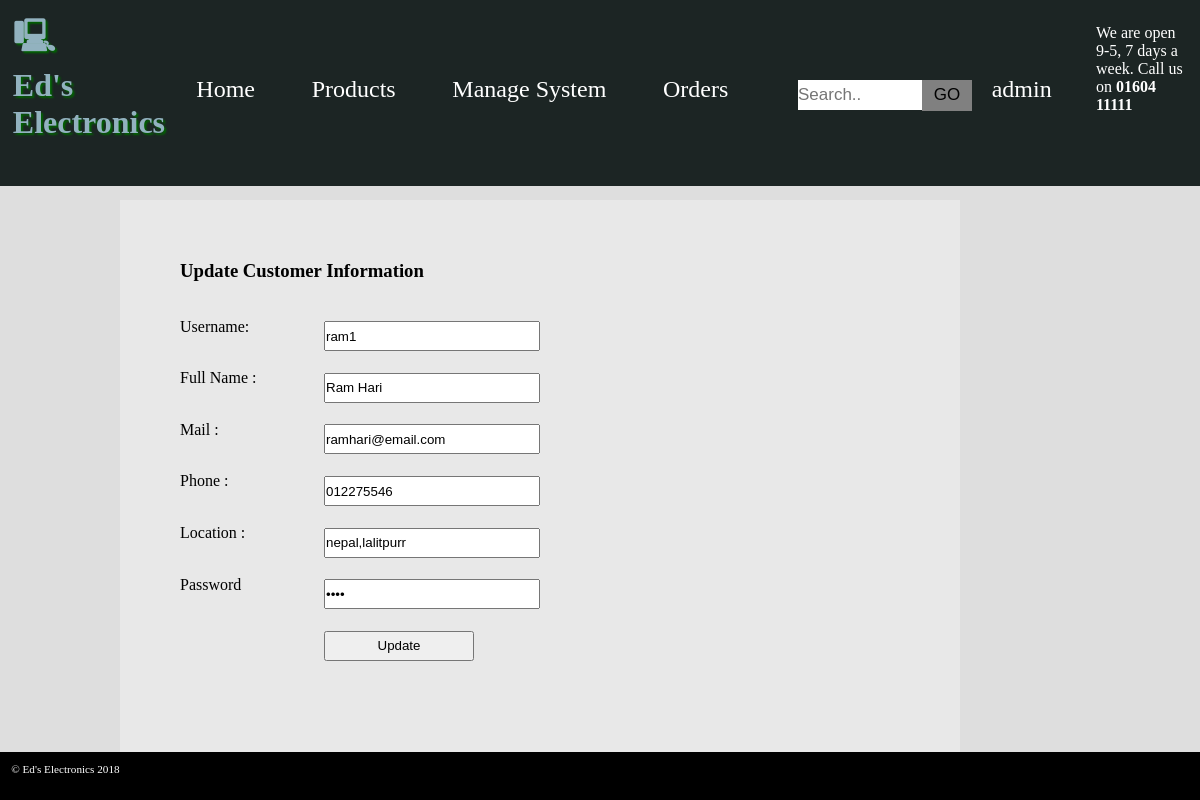
/eCustomers.php?edit=1 (signed in), run on the app's committed database.
### tables this page shows
CREATE TABLE `user_login` (
  `user_id` int(11) NOT NULL,
  `uName` varchar(255) NOT NULL,
  `fName` varchar(255) NOT NULL,
  `mail` varchar(255) NOT NULL,
  `phone` varchar(255) NOT NULL,
  `location` varchar(255) NOT NULL,
  `password` varchar(255) NOT NULL,
  `notice` int(11) DEFAULT NULL
);

### session.php (called while the page is built, shortened)
<?php
	include 'header.php';
?>

### eCustomers.php (the view, shortened to what this page needs)
<?php
include 'session.php';
if(!empty($_GET['edit'])) {
	$u = $p->prepare("SELECT * FROM user_login WHERE user_id = :edit");
	$u->execute($_GET);
	$aa =$u->fetch();
}
include 'footer.php';
?>
<?php if (isset($_SESSION['aId'])) { ?>
<main>
<form action="" method="POST">
<h3>Update Customer Information</h3><br><br>
<label>Username:</label>
<input type="text" name="uName" value ="<?php echo $aa['uName']?>"><br>
<label>Full Name :</label>
<input type="text" name="fName" value ="<?php echo $aa['fName']?>"><br>
<label>Mail :</label>
<input type="text" name="mail" value ="<?php echo $aa['mail']?>"><br>
<label>Phone :</label>
<input type="number" name="phone" value ="<?php echo $aa['phone']?>"><br>
<label>Location :</label>
<input type="text" name="location" value ="<?php echo $aa['location']?>"><br>
<label>Password</label><br>
<input type="password" name="password" value="<?php echo $aa['password']?>"><br><br>
<input type="submit" name="update" value="Update">
</form><br>
</main>
<?php } ?>

### header.php (shortened to what this page needs)
<link rel="stylesheet" href="electronics.css" />
<header>
			<h1>Ed's Electronics</h1>
			<ul>
				<li><a href="index.php">Home</a></li>
				<li><a href="#">Products</a>
				</li>
				<li><?php
				if (isset($_SESSION['aId'])) {
						echo "Manage System";
						}
				?>
				</li>
				<?php
				if (isset($_SESSION['aId'])) {
						echo '<li><a href ="orders.php">Orders</a></li>';
					}
				?>
				<li><?php
						include 'search.php'
						?>
				</li>
				<li><?php
						$p = new PDO('mysql:dbname=assessment;host=localhost','root','');
						if (isset($_SESSION['sId'])) {
							$id = $_SESSION['sId'];
							$u = $p->prepare("SELECT uName FROM user_login WHERE user_id = '$id'");
							$u->execute();
							$s =$u->fetch();
							echo $s['uName'];
						}
						else if (isset($_SESSION['aId'])) {
							$id = $_SESSION['aId'];
							$u = $p->prepare("SELECT uName FROM admin_login WHERE admin_id = '$id'");
							$u->execute();
							$s =$u->fetch();
							echo $s['uName'];
						}
						else
							echo "Account";
						?>
					</li>
			</ul>
			<address>
				<p>We are open 9-5, 7 days a week. Call us on
					<strong>01604 11111</strong>
				</p>
			</address>
		</header>

### electronics.css (style rules this page uses)
* { margin: 0; padding: 0; }
h1 { font-family: 'Audiowide', cursive; margin: 0.4em; }
header h1:before { content: "\1F5B3"; font-family: 'hack'; padding-right: 0.4em; }
header h1 { color: #92B2BF; text-shadow: 2px 2px 2px darkgreen; }
header a { color: white; text-decoration: none; }
header address { float: right; color: white; font-style: normal; padding: 1em; }
main { min-height: 20vh; grid-area: main; padding: 5vw; background-color: #E8E8E8; }
header { background-color: #1C2524; grid-area: header;transition: 0.5s; }
header { display: grid; grid-template-columns: 10% 80% 10%; }
header ul { align-self: center; display: grid; grid-template-columns: auto auto auto auto auto auto; grid-template-rows: auto; color: white; list-style-type: none;padding-left: 5%; }
header > ul > li { font-size: 1.5em; cursor: pointer; text-align: center; }
h1 { font-weight: bold; margin-bottom: 1em; }
p { margin-top: 0.5em; margin-bottom: 0.5em; }
form input { box-sizing: border-box; display: block; width: 30%; height: 30px;margin-left: 20%; margin-top: -2%; }
input[type = 'submit'] { width:150px; }

### data on the page
user_login: uName "ram1", fName "Ram Hari", mail "ramhari@email.com", phone "012275546", location "nepal,lalitpurr"

### other printed values
$s['uName'] "admin"
